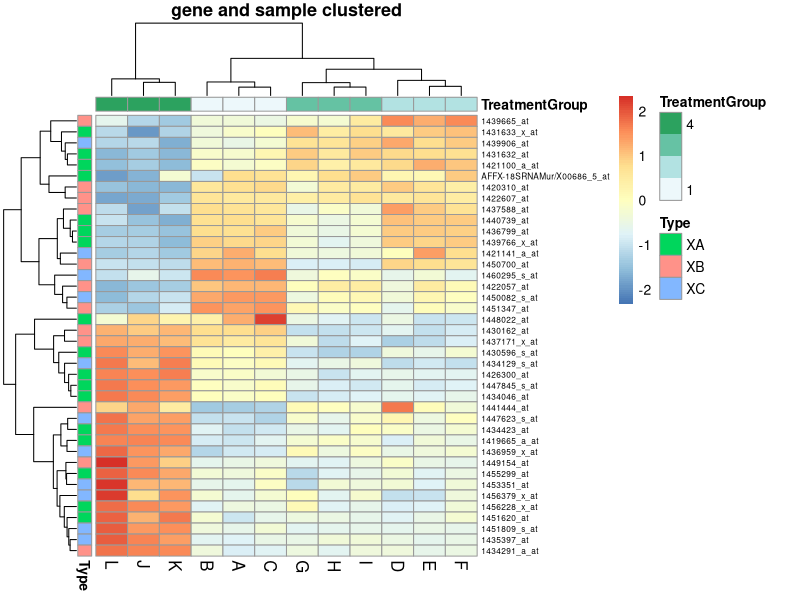
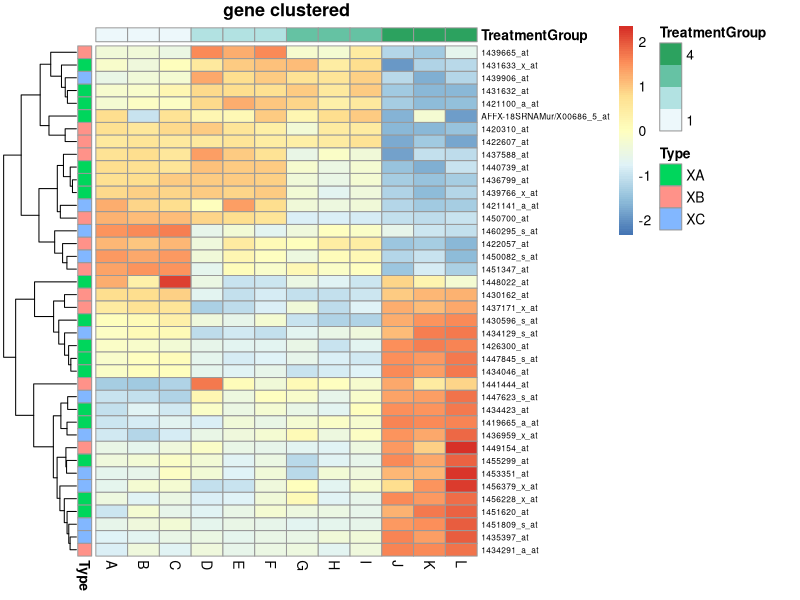

Recreate these plots in R, in order.
## ---- chunk 1
knitr::opts_chunk$set(echo = TRUE)
## ---- chunk 2
#Note: We can use ls() and dir() to check the files in the workspace.
dir()
## ---- chunk 3
#read file "data_all.csv"
data<-read.csv("data_all.csv",header = T,row.names = 1)
#check the file result
head(data)
## ---- chunk 4
#check the types of the objects created
class(data)
## ---- chunk 5
#read file "gene_annotation.csv"
gene<-read.csv("gene_annotation.csv")
#check the file result
head(gene)
## ---- chunk 6
#check the types of the objects created
class(gene)
## ---- chunk 7
#read file "sample_annotation.csv"
sample<-read.csv("sample_annotation.csv")
#check the file result
head(sample)
## ---- chunk 8
#check the types of the objects created
class(sample)
## ---- chunk 9
#read file "genelist_s2170612.txt"
genelist<-read.csv("genelist_s2170612.txt")
#check the file result
head(genelist)
## ---- chunk 10
#check the types of the objects created
class(genelist)
## ---- chunk 11
#show duplicated genelist and set as "index"
index<-duplicated(genelist$"x")
## ---- chunk 12
#check the contents of genelist$"x"
print(genelist$"x")
## ---- chunk 13
#check the types of the objects created
class(genelist$"x")
## ---- chunk 14
new_genelist<-genelist[!index,]
## ---- chunk 15
#check the contents of index
print(index)
## ---- chunk 16
#check the contents of new_genelist
head(new_genelist)
## ---- chunk 17
new_data<-data[new_genelist,]
## ---- chunk 18
#check the type of new_data
class(new_data)
## ---- chunk 19
#set the rownames
rownames(gene)<- gene$LongName
## ---- chunk 20
#check the rownames of gene
head(rownames(gene))
## ---- chunk 21
row_annotation=as.data.frame(gene['Type'])
## ---- chunk 22
#check the type of row_annotation
class(row_annotation)
## ---- chunk 23
#set the rownames
rownames(sample)<- sample$SampleName
## ---- chunk 24
#check the rownames of sample
head(rownames(sample))
## ---- chunk 25
col_annotation=as.data.frame(sample['TreatmentGroup'])
## ---- chunk 26
#check the type of col_annotation
class(col_annotation)
## ---- chunk 27
new_gene<-gene[new_genelist,]
## ---- chunk 28
rownames(new_data)=new_gene$LongName
## ---- chunk 29
#check the rownames of data
head(rownames(new_data))
## ---- chunk 30
library(pheatmap)
## ---- chunk 31
pheatmap(new_data,annotation_col=col_annotation,annotation_row=row_annotation,
         fontsize_row= 6,fontsize_col=12,scale='row',main='gene and sample clustered')
## ---- chunk 32
pheatmap(new_data,annotation_col=col_annotation,annotation_row=row_annotation,
         fontsize_row =6,forntsize_col=12,scale='row',main='gene clustered',cluster_cols=FALSE)
